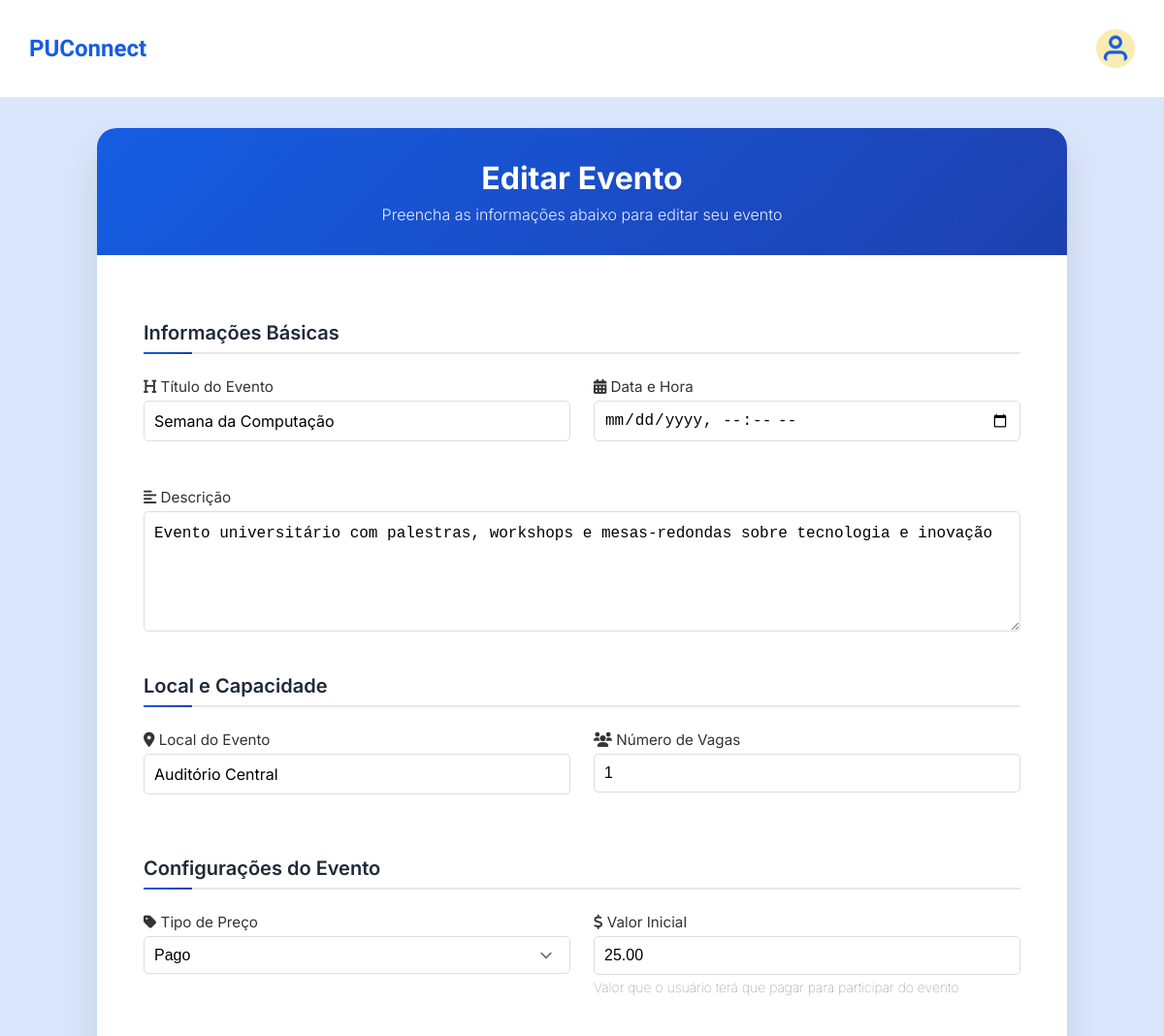
Page /eventos/10/editar/ (signed in, upper part) on the earlier database version.
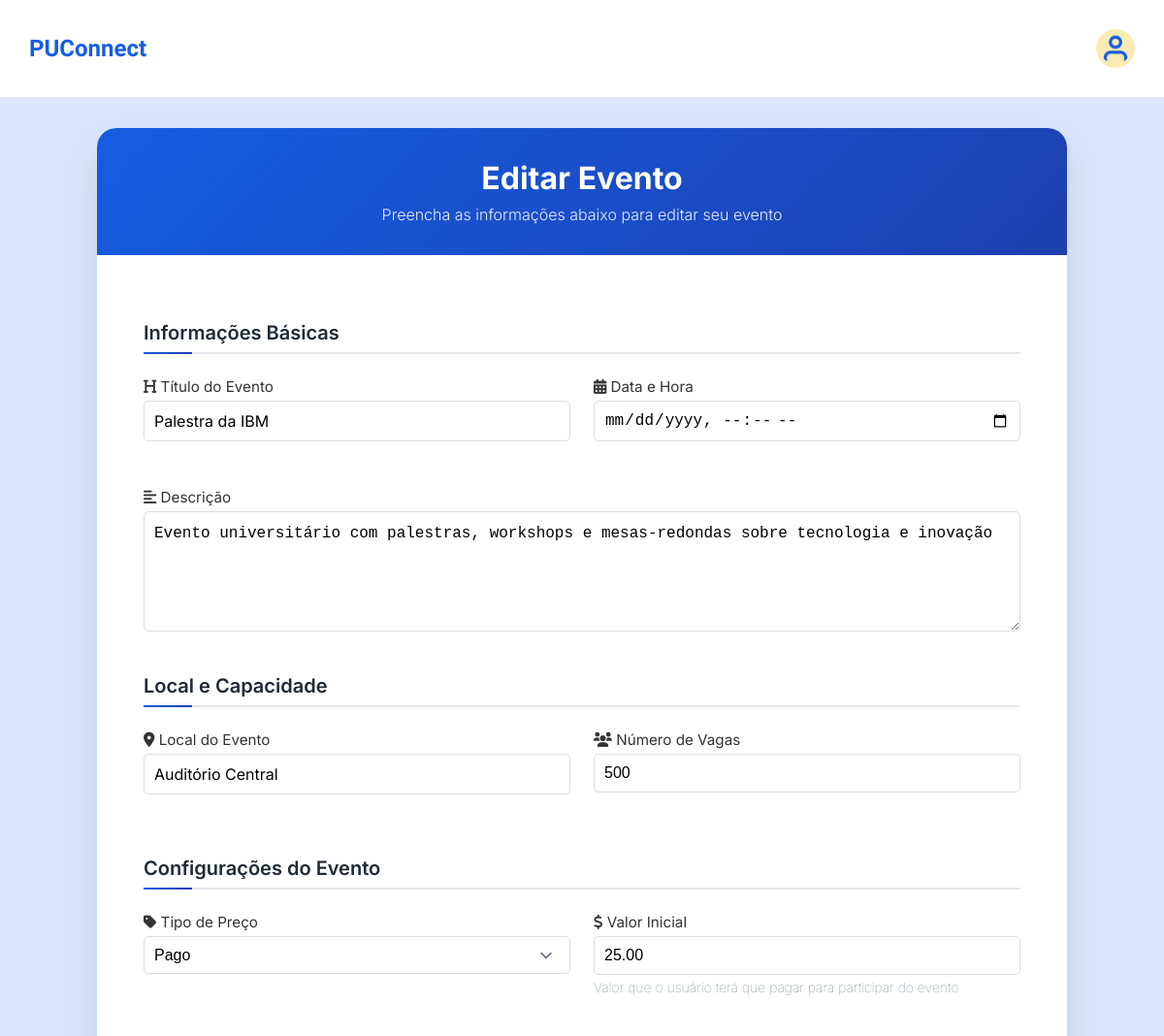
Same page on the later database version.
### core/models.py (models this page shows, shortened)
class Evento(models.Model):
    PRICE_CHOICES = [
        ('gratuito', 'Gratuito'),
        ('pago', 'Pago'),
    ]
    PLACE_CHOICES = [
        ('puc', 'PUC'),
        ('fora', 'Fora da PUC'),
    ]
    EVENT_TYPE_CHOICES = [
        ('online', 'Online'),
        ('presencial', 'Presencial'),
    ]
    DEPARTMENT_CHOICES = [
        ('ctch', 'Centro de Teologia e Ciências Humanas'),
        ('css', 'Centro de Ciências Sociais'),
        ('ctc', 'Centro Técnico Científico'),
        ('ccbs', 'Centro de Ciências Biológicas e da Saúde'),
    ]
    titulo = models.CharField(max_length=200, verbose_name=_('título'))
    descricao = models.TextField(verbose_name=_('descrição'))
    data_hora = models.DateTimeField(verbose_name=_('data e hora'))
    local = models.CharField(max_length=200, verbose_name=_('local'))
    vagas = models.PositiveIntegerField(default=0, verbose_name=_('vagas'))
    preco = models.CharField(max_length=10, choices=PRICE_CHOICES, default='gratuito', verbose_name=_('preço'))
    preco_info = models.DecimalField(
        max_digits=10,
        decimal_places=2,
        null=True,
        blank=True,
        verbose_name=_('valor inicial'),
        help_text=_('Valor inicial que o usuário terá que pagar para participar do evento')
    )
    lugar = models.CharField(max_length=10, choices=PLACE_CHOICES, default='puc', verbose_name=_('lugar'))
    tipo_evento = models.CharField(max_length=10, choices=EVENT_TYPE_CHOICES, default='presencial', verbose_name=_('tipo de evento'))
    centros = models.ManyToManyField(
        'Centro',
        verbose_name=_('centros'),
        help_text=_('Selecione um ou mais centros para este evento')
    )
    horas_complementares = models.BooleanField(default=False, verbose_name=_('horas complementares'))
    imagem = models.ImageField(upload_to='eventos/', null=True, blank=True, verbose_name=_('imagem'))
    organizador = models.ForeignKey(
        User,
        on_delete=models.CASCADE,
        limit_choices_to={'tipo_usuario': 'organizador'},
        verbose_name=_('organizador')
    )
    inscritos = models.ManyToManyField(User, through='Inscricao', related_name='eventos_inscritos')
    criado_em = models.DateTimeField(auto_now_add=True, verbose_name=_('criado em'))
    class Meta:
        verbose_name = _('evento')
        verbose_name_plural = _('eventos')
        ordering = ['-data_hora']

### core/views.py (the view)
# urls.py: path('eventos/<int:pk>/editar/', views.editar_evento, name='editar_evento'),
@login_required
def editar_evento(request, pk):
    evento = get_object_or_404(Evento, pk=pk, organizador=request.user)
    if request.method == 'POST':
        form = EventoForm(request.POST, request.FILES, instance=evento)
        if form.is_valid():
            form.save()
            messages.success(request, 'Evento atualizado com sucesso!')
            return redirect('meus_eventos')
    else:
        form = EventoForm(instance=evento)
    return render(request, 'core/evento_form.html', {
        'form': form,
        'evento': evento,
        'action': 'Editar'
    })

### core/models.py (called while the page is built)
    def __str__(self):
        return f"{self.codigo} - {self.nome}"

### core/templatetags/core_tags.py (called while the page is built)
@register.filter(name='split')
def split(value, key):
    return value.split(key)

### core/templates/core/evento_form.html (shortened to what this page needs)
{% extends 'core/base.html' %}
{% load static %}
{% load core_tags %}
{% block content %}
<div class="form-container">
    <div class="form-wrapper">
        <div class="form-card">
            <div class="form-header">
                <h4>{{ action }} Evento</h4>
                <p>Preencha as informações abaixo para {{ action|lower }} seu evento</p>
            </div>
            <div class="form-body">
                <form method="post" enctype="multipart/form-data">
                    <div class="form-section">
                        <h3 class="section-title">Informações Básicas</h3>
                        <div class="form-row">
                            <div class="form-group">
                                <label for="{{ form.titulo.id_for_label }}" class="form-label">
                                    <i class="fas fa-heading"></i> Título do Evento
                                </label>
                                {{ form.titulo }}
                            </div>
                            <div class="form-group">
                                <label for="{{ form.data_hora.id_for_label }}" class="form-label">
                                    <i class="fas fa-calendar-alt"></i> Data e Hora
                                </label>
                                {{ form.data_hora }}
                            </div>
                        </div>
                        <div class="form-group">
                            <label for="{{ form.descricao.id_for_label }}" class="form-label">
                                <i class="fas fa-align-left"></i> Descrição
                            </label>
                            {{ form.descricao }}
                        </div>
                    </div>
                    <div class="form-section">
                        <h3 class="section-title">Local e Capacidade</h3>
                        <div class="form-row">
                            <div class="form-group">
                                <label for="{{ form.local.id_for_label }}" class="form-label">
                                    <i class="fas fa-map-marker-alt"></i> Local do Evento
                                </label>
                                {{ form.local }}
                            </div>
                            <div class="form-group">
                                <label for="{{ form.vagas.id_for_label }}" class="form-label">
                                    <i class="fas fa-users"></i> Número de Vagas
                                </label>
                                {{ form.vagas }}
                            </div>
                        </div>
                    </div>
                    <div class="form-section">
                        <h3 class="section-title">Configurações do Evento</h3>
                        <div class="form-row">
                            <div class="form-group">
                                <label for="{{ form.preco.id_for_label }}" class="form-label">
                                    <i class="fas fa-tag"></i> Tipo de Preço
                                </label>
                                {{ form.preco }}
                            </div>
                            <div class="form-group" id="precoInfoWrapper">
                                <label for="{{ form.preco_info.id_for_label }}" class="form-label">
                                    <i class="fas fa-dollar-sign"></i> Valor Inicial
                                </label>
                                {{ form.preco_info }}
                                {% if form.preco_info.help_text %}
                                    <div class="form-text">{{ form.preco_info.help_text }}</div>
                                {% endif %}
                            </div>
                        </div>
                    </div>
                </form>
            </div>
        </div>
    </div>
</div>
{% endblock %}

Differences in the rows shown:
changed Evento "Auditório Central": titulo "Semana da Computação" → "Palestra da IBM"; vagas "1" → "500"
